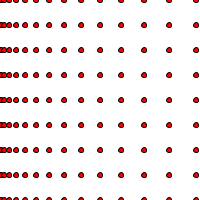
Frame 1 (no input)
Frame 60 (the mouse pressed at the canvas centre just before this capture): identical to frame 1, image omitted
Frame 120 (the mouse held since frame 60 and released just before this capture): identical to frame 1, image omitted

The Processing sketch that drew this single still picture (run headless with seeded random() and noise(); from frame 60 on, the mouse is pressed at the canvas centre):

// Processing sketch: processing_96288
// ── processing_96288.pde

void setup(){
  size(200,200);
  background(255);
}
  int x=0;
 
void draw(){
 
for(;x<200;x+=2){
  fill(255,0,0);
  for(int y=0; y<=200; y+=25){
  ellipse(x*x/4,y,5,5);
  }
}
}
